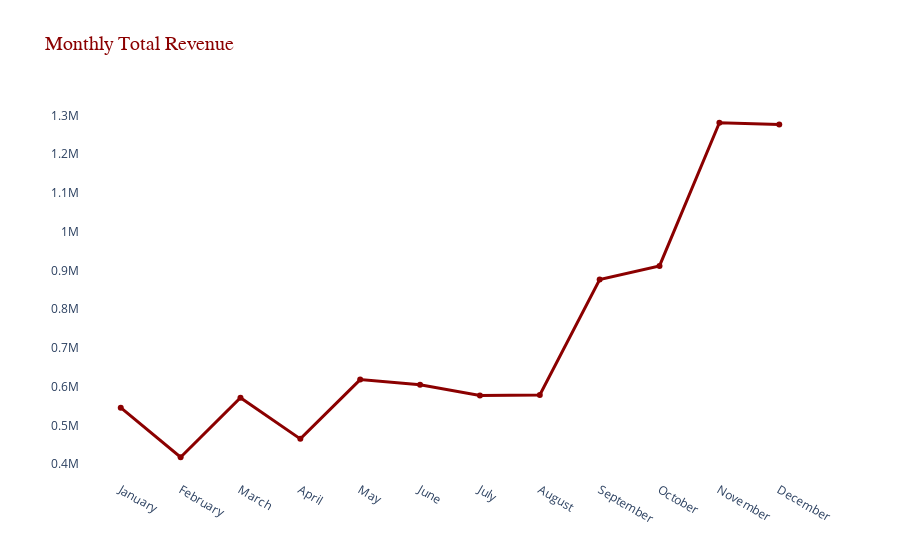

Notebook code for this chart:
### Code cell
# Plotly line chart 
fig = go.Figure()

fig.add_trace(go.Scatter(x=month_sales["Month"], y=month_sales["Revenue"], name='Revenue',
                         line=dict(color="darkred", width=3)))

fig.update_layout(plot_bgcolor= 'white')

fig.update_layout(title_text=plot_title, 
                  title_font=dict(size=20, color="darkred", family="Arial"))

fig.show()

### Figure 1 — Plotly figure (JSON) as saved in the notebook; plotly's stock layout.template omitted (floating-point values rounded to 4 significant figures)
{"data": [{"line": {"color": "darkred", "width": 3}, "name": "Revenue", "type": "scatter", "x": ["January", "February", "March", "April", "May", "June", "July", "August", "September", "October", "November", "December"], "y": [545900.0, 418000.0, 571600.0, 465400.0, 618400.0, 605200.0, 577200.0, 578900.0, 876400.0, 911700.0, 1281000.0, 1277000.0]}], "layout": {"plot_bgcolor": "white", "title": {"font": {"color": "darkred", "family": "Arial", "size": 20}, "text": "Monthly Total Revenue"}}}
